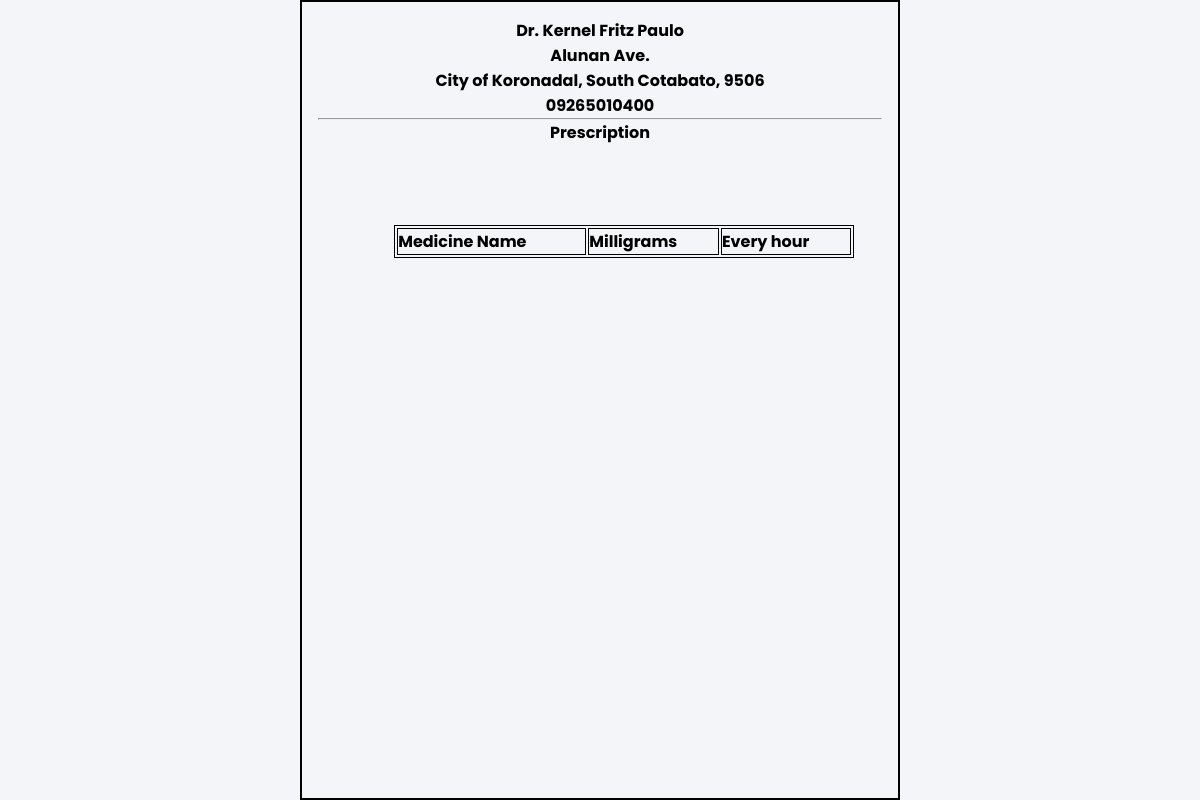
Page /prescriptionWatcher.php?acct_id=1 on the committed database.
### tables this page shows
CREATE TABLE `account` (
  `acct_id` int(11) NOT NULL,
  `last_name` varchar(100) NOT NULL,
  `first_name` varchar(100) NOT NULL,
  `username` varchar(50) NOT NULL,
  `password` varchar(50) NOT NULL,
  `email` varchar(100) NOT NULL,
  `status` enum('0','1') NOT NULL,
  `type` enum('0','1') NOT NULL,
  `avatar` varchar(100) DEFAULT 'icon.png'
);

CREATE TABLE `clinic_info` (
  `clinic_id` int(11) NOT NULL,
  `doc_clinic_id` int(11) DEFAULT NULL,
  `clinic_address` varchar(100) DEFAULT NULL,
  `office_days` varchar(100) DEFAULT NULL,
  `office_time` varchar(100) DEFAULT NULL,
  `contact_info` varchar(15) DEFAULT NULL
);

### prescriptionWatcher.php (the view, shortened to what this page needs)
<?php
	include('connect.php');
	if(isset($_GET['acct_id']))
	{
		$id = $_GET['acct_id'];
	}
 ?>
 <!DOCTYPE html>
 <html>
 <head>
 </head>
 	<link rel="stylesheet" type="text/css" href="css/prescriptionWatcher.css">
 	<link rel="stylesheet" type="text/css" href="css/diagnosisPrescriptionForm.css">
 <body>
<div class="watcher-container">
<?php
	$select_query="SELECT * FROM `account`,`clinic_info` WHERE doc_clinic_id = '$id' AND acct_id = $id";
	$result=mysqli_query($con,$select_query);
	while ($row=mysqli_fetch_assoc($result)) {
	$address = $row['clinic_address'];
	$contact = $row['contact_info'];
	$doctor = $row['last_name'];
	$firstname = $row['first_name'];
	echo "
	<div class='header'>
	<h4>
	Dr. $firstname $doctor
	</h4>
	</div>
	<div class='header'>
	<h4>
	$address
	</h4>
	</div>
	<div class='header'>
	<h4>
	City of Koronadal, South Cotabato, 9506
	</h4>
	</div>
	<div class='header'>
	<h4>
	$contact
	</h4>
	</div>";
}
 ?>
<hr width="100%">
		<h4>Prescription</h4>
			<div class="presc-table-contain">
			<table class="table-watcher" id="presc_id">
				<tbody id="table_body">
			<tr>
				<td><b>Medicine Name</b></td>
				<td><b>Milligrams</b></td>
				<td><b>Every hour</b></td>
			</tr>
</tbody>
</table>
			</div>
		</div>
 </body>
 </html>

### css/prescriptionWatcher.css (style rules this page uses)
* { background-color: #f3f5f9; margin: 0; padding: 0; font-family: "Poppins", sans-serif; }
.watcher-container { display: flex; flex-direction: column; align-items: center; justify-content: center; width: 50%; height: 100%; border: solid black 2px; padding: 1em; position: absolute; left: 25%; }
.presc-table-contain { display: flex; flex-direction: column; width: 100%; height: 100%; align-items: flex-start; justify-content: flex-start; border-radius: 3px; padding-top: 5em; padding-left: 3em; width: 90%; }
.table-watcher { width: 100%; border: 1px solid; }
.table-watcher td { border: 1px solid; }
.header { display: flex; justify-content: center; align-self: center; }

### css/diagnosisPrescriptionForm.css (style rules this page uses)
* { background-color: #f3f5f9; margin: 0; padding: 0; box-sizing: border-box; font-family: "Poppins", sans-serif; }

### rows in the picture
account: first_name "Kernel Fritz", last_name "Paulo", clinic_info.clinic_address "Alunan Ave.", clinic_info.contact_info "09265010400"
